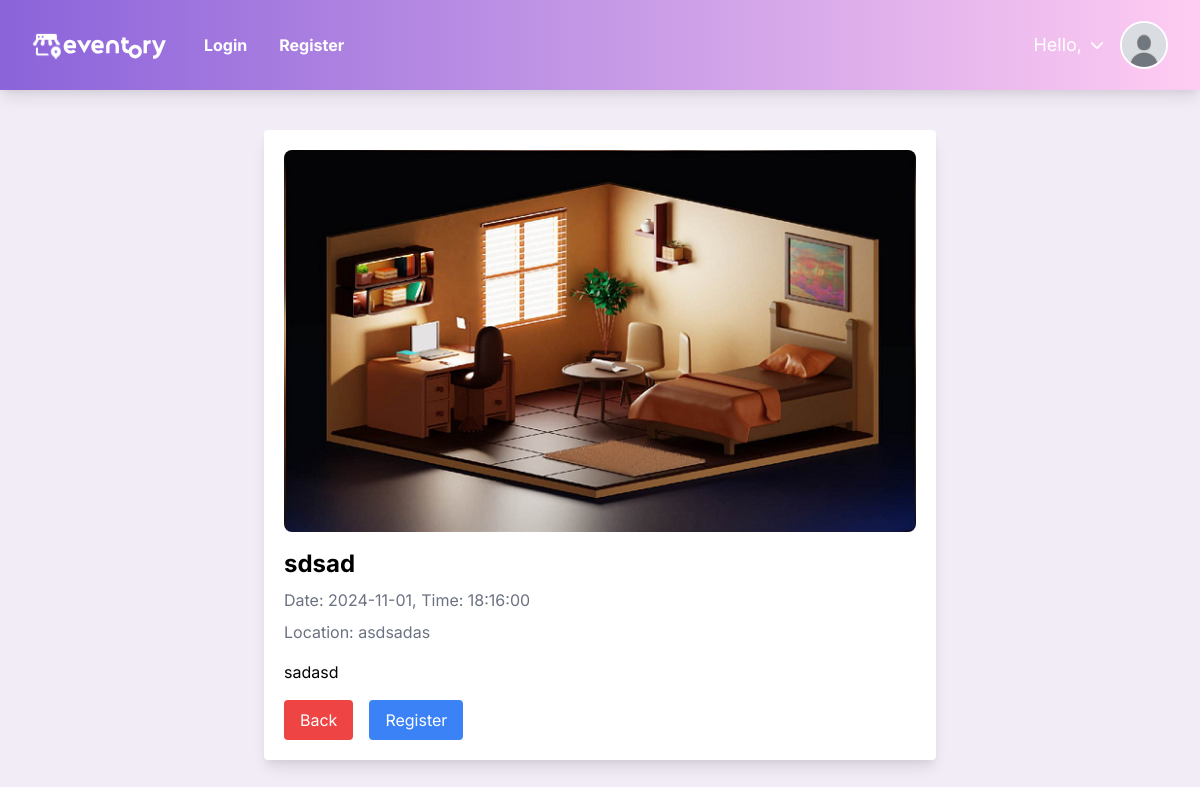
Screenshot of /user/event_details.php?event_id=1 with the database file from the repository.
### tables this page shows
CREATE TABLE `events` (
  `event_id` int(11) NOT NULL,
  `title` varchar(255) NOT NULL,
  `description` text NOT NULL,
  `event_date` date NOT NULL,
  `event_time` time NOT NULL,
  `location` varchar(255) NOT NULL,
  `max_participants` int(11) NOT NULL,
  `registered_participants` int(11) NOT NULL,
  `status` enum('open','closed','canceled') DEFAULT 'open',
  `image` varchar(255) DEFAULT NULL,
  `created_at` timestamp NOT NULL DEFAULT current_timestamp(),
  `banner` varchar(255) DEFAULT NULL
);

### public_html/user/event_details.php (the view, shortened to what this page needs)
<?php
require '../includes/db_connection.php';
$event_id = $_GET['event_id'];
$stmt = $pdo->prepare("SELECT title, description, event_date, event_time, location, banner, image FROM events WHERE event_id = ?");
$stmt->execute([$event_id]);
$event = $stmt->fetch();
?>
<?php include '../includes/navbar.php'; ?>
<!DOCTYPE html>
<html lang="en">
<head>
    <link href="https://cdn.jsdelivr.net/npm/tailwindcss@2.2.19/dist/tailwind.min.css" rel="stylesheet">
</head>
<body class="bg-[#F2ECF7]">
    <div class="container mx-auto my-10 p-5 bg-white rounded shadow-lg max-w-2xl">
        <img src="../assets/images/<?= htmlspecialchars($event['banner']) ?>" alt="<?= htmlspecialchars($event['title']) ?> Banner" class="rounded-lg mb-4 w-full">
        <h1 class="text-2xl font-bold mb-2"><?= htmlspecialchars($event['title']) ?></h1>
        <p class="text-gray-500 mb-2">Date: <?= htmlspecialchars($event['event_date']) ?>, Time: <?= htmlspecialchars($event['event_time']) ?></p>
        <p class="text-gray-500 mb-4">Location: <?= htmlspecialchars($event['location']) ?></p>
        <p class="mb-4"><?= nl2br(htmlspecialchars($event['description'])) ?></p>
        <div class="flex space-x-4">
            <button class="bg-red-500 text-white py-2 px-4 rounded hover:bg-red-600" onclick="window.history.back()">Back</button>
            <button class="bg-blue-500 text-white py-2 px-4 rounded hover:bg-blue-600" onclick="registerEvent(<?= $event_id ?>)">Register</button>
        </div>
    </div>
</body>
</html>

### rows the page displays
events: banner (picture), title "sdsad", event_date "2024-11-01", event_time "18:16:00", location "asdsadas", description "sadasd"
